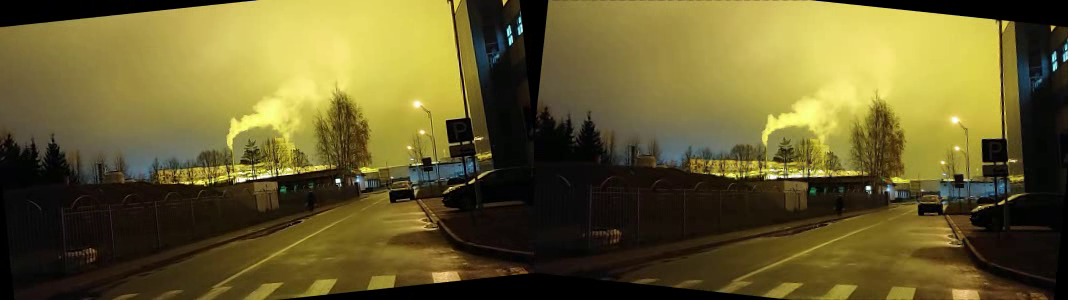
#> input picture frame 18 of Anton_Sergeevich/DZ8/doublevid.avi, 1068 x 300 px, given in place of cercov360.mp4, which was not available
$ jupyter execute --allow-errors DZ9.ipynb   (text cells are left out)
#> lines starting #> are read from the running program, lines starting #| are printed output that depends on the picture; after the words box and inside, x2 and y2 are one past the last pixel; in counts of white or black regions, pixels touching at a corner belong together; long printed decimals are rounded; pictures that were not available may be replaced by others from this repository, and a replacement may not be noted
[cell 1]
import cv2
import matplotlib.pyplot as plt
import numpy as np
import math


def extract_features(image, detector='sift', mask=None):
    """
    Find keypoints and descriptors for the image
    Arguments:
    image -- a grayscale image
    Returns:
    kp -- list of the extracted keypoints (features) in an image
    des -- list of the keypoint descriptors in an image
    """

    if detector == 'sift':
        det = cv2.SIFT_create()
    elif detector == 'orb':
        det = cv2.ORB_create()
    elif detector == 'surf':
        det = cv2.xfeatures2d.SURF_create()

    kp, des = det.detectAndCompute(image, mask)

    return kp, des

[cell 2]
def match_features(des1, des2, matching='BF', detector='sift', sort=True, k=2):
    """
    Match features from two images

    Arguments:
    des1 -- list of the keypoint descriptors in the first image
    des2 -- list of the keypoint descriptors in the second image
    matching -- (str) can be 'BF' for Brute Force or 'FLANN'
    detector -- (str) can be 'sift or 'orb'. Default is 'sift'
    sort -- (bool) whether to sort matches by distance. Default is True
    k -- (int) number of neighbors to match to each feature.

    Returns:
    matches -- list of matched features from two images. Each match[i] is k or less matches for
               the same query descriptor
    """
    if matching == 'BF':
        if detector == 'sift':
            matcher = cv2.BFMatcher_create(cv2.NORM_L2, crossCheck=False)
        elif detector == 'orb':
            matcher = cv2.BFMatcher_create(cv2.NORM_HAMMING2, crossCheck=False)
        matches = matcher.knnMatch(des1, des2, k=k)
    elif matching == 'FLANN':
        FLANN_INDEX_KDTREE = 1
        index_params = dict(algorithm = FLANN_INDEX_KDTREE, trees=5)
        search_params = dict(checks=50)
        matcher = cv2.FlannBasedMatcher(index_params, search_params)
        matches = matcher.knnMatch(des1, des2, k=k)

    if sort:
        matches = sorted(matches, key = lambda x:x[0].distance)

    return matches

[cell 3]
def visualize_matches(image1, kp1, image2, kp2, match):
    """
    Visualize corresponding matches in two images

    Arguments:
    image1 -- the first image in a matched image pair
    kp1 -- list of the keypoints in the first image
    image2 -- the second image in a matched image pair
    kp2 -- list of the keypoints in the second image
    match -- list of matched features from the pair of images

    Returns:
    image_matches -- an image showing the corresponding matches on both image1 and image2 or None if you don't use this function
    """
    image_matches = cv2.drawMatches(image1, kp1, image2, kp2, match, None, flags=2)
    plt.figure(figsize=(16, 6), dpi=100)
    plt.imshow(image_matches)
    # Убираем оси
    plt.axis('off')

    # Сохраняем график в файл
    plt.savefig('plot_without_axes.png', bbox_inches='tight', pad_inches=0)

[cell 4]
def filter_matches_distance(matches, dist_threshold):
    """
    Filter matched features from two images by distance between the best matches

    Arguments:
    match -- list of matched features from two images
    dist_threshold -- maximum allowed relative distance between the best matches, (0.0, 1.0)

    Returns:
    filtered_match -- list of good matches, satisfying the distance threshold
    """
    filtered_match = []
    for m, n in matches:
        if m.distance <= dist_threshold*n.distance:
            filtered_match.append(m)

    return filtered_match

[cell 5]
img1 = cv2.imread("1.jpg")

#> (the rest of this cell did not finish here and is left out)

#> (a cell that did not finish here is left out)

[cell 7]
def estimate_partial_transform(cur_matched_kp, prev_matched_kp ,method):
    """

    :param matched_keypoints: output of match_keypoints util function; tuple of (cur_matched_kp, prev_matched_kp)
    :return: transform as list of [dx, dy, da]
    """
    transform = cv2.estimateAffine2D(np.array(prev_matched_kp),
                                           np.array(cur_matched_kp),method=method)[0] #Тут как бы можно играться с тем как будут фильтроватся точки
                                                                                          #cv2.LMEDS один из параметров который напрямую влияет

    #print(transform)
    if transform is not None:
        # translation x
        dx = transform[0, 2]
        # translation y
        dy = transform[1, 2]
        # rotation
        da = np.arctan2(transform[1, 0], transform[0, 0])
    else:
        dx = dy = da = 0

    return [dx, dy, da], transform

#> (a cell that did not finish here is left out)

[cell 9]
#Нарисуем точку и перенесем ее на повернутое изображение:


img1 = cv2.imread("1.jpg")
img2 = cv2.imread("2.jpg")
# Зададим координаты точки:
obs_point = ([200,220,1])
#Нарисуем точку и на первой картинке:
img1s = cv2.circle(img1, (int(obs_point[0]),int(obs_point[1])), radius=7, color=(255, 0, 0), thickness=-1)
plt.figure(figsize=(16, 6), dpi=100)
#> (the rest of this cell did not finish here and is left out)

[cell 10]
FEATURE_METHOD_EXTRACTING = 'sift' # 'orb'

#cap = cv2.VideoCapture("ships20s.mp4")
cap = cv2.VideoCapture("cercov360.mp4")


# Check if camera opened successfully
if (cap.isOpened()== False):
    print("Error opening video file")
#Прочитаем первый кадр
ret, frame = cap.read()
#> frame is the input picture: shape (300, 1068, 3); mean B, G, R 45, 94, 104
#kp_prev,des_prev = extract_features(frame,FEATURE_METHOD_EXTRACTING)

#src_pts = np.float32([kp1[m.queryIdx].pt for m in matches]).reshape(-1, 1, 2)
(h,w) = frame.shape[0:2]
#> h = 300; w = 1068

observation_point = ([250,180,1])
frame = cv2.circle(frame, (int(observation_point[0]),int(observation_point[0])), radius=0, color=(0, 0, 255), thickness=-1)
#> frame: shape (300, 1068, 3); under 0.01% of pixels changed, all inside (x1, y1, x2, y2) = (250, 250, 251, 251)

cv2.imshow('frame',frame)
kp_prev,des_prev = extract_features(frame,FEATURE_METHOD_EXTRACTING)
#> in extract_features (call 2), `kp, des = det.detectAndCompute(image, mask)`: kp = 1000 keypoints; strongest (x, y, size): (338, 181, 3.2), (868, 188, 3.2), (1052, 27, 2.9), (251, 178, 1.9)
#> kp_prev has the same summary as kp in extract_features
#center = (w//2,h//2)
fourcc = cv2.VideoWriter_fourcc(*'FMP4')
video=cv2.VideoWriter('processed.avi',fourcc,30,(w,h))
#Считываем кадр за кадром:
counter = 0
M_f=np.eye(3)

while(cap.isOpened()):

#Выполняем чтение кадра:
    ret, frame = cap.read()
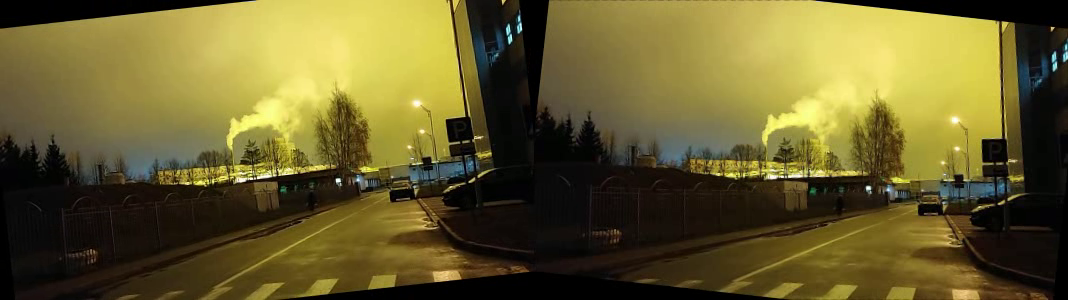
#> input picture frame 19 of Anton_Sergeevich/DZ8/doublevid.avi, 1068 x 300 px, given in place of cercov360.mp4, which was not available
#> frame is the input picture: shape (300, 1068, 3); mean B, G, R 44.6, 93.7, 103.5
    # Счетчик для остановки после определенного количества кадров
    counter+=1

    if ret == True:


        #Находим особые точки кадра
        kp,des = extract_features(frame,FEATURE_METHOD_EXTRACTING)
#> in extract_features (call 3), `kp, des = det.detectAndCompute(image, mask)`: kp = 989 keypoints; strongest (x, y, size): (338, 180, 3.2), (868, 188, 3.3), (251, 179, 1.9), (510, 39, 3.6)
        matches = match_features(des, des_prev, matching='BF', detector=FEATURE_METHOD_EXTRACTING, sort=True) #'FLANN'
#> in match_features, `matches = matcher.knnMatch(des1, des2, k=k)`: matches = 989 matches
#> matches = 989 matches
        print('Number of matches before filtering:', len(matches))
#| Number of matches before filtering: 989
        matches = filter_matches_distance(matches, 0.5)
#> after the loop in filter_matches_distance, `for m, n in matches:`: filtered_match = 440 matches
#> matches = 440 matches
        print('Number of matches after filtering:', len(matches))
#| Number of matches after filtering: 440
        src_pts = np.float32([kp[mat.queryIdx].pt for mat in matches]).reshape(-1, 1, 2)
#> src_pts = 440 rows, first 8: [833.4, 199.2], [880.9, 117.5], [921.9, 166.9], [880, 135.2], [1014.7, 144.8], [941.4, 233.8], [992.5, 149.5], [343.9, 126.7]
        dst_pts = np.float32([kp_prev[mat.trainIdx].pt for mat in matches]).reshape(-1, 1, 2)
#> dst_pts = 440 rows, first 8: [833.4, 199.1], [880.9, 117.4], [921.8, 166.9], [880, 135.1], [1014.7, 144.7], [941.4, 233.7], [992.5, 149.4], [344.1, 126.9]

        m , M = estimate_partial_transform(dst_pts,src_pts, cv2.LMEDS)
#> in estimate_partial_transform, `transform = cv2.estimateAffine2D(np.array(prev_matched_kp), np.array(c..`: transform = [[1, -0.00316, 0.323], [-0.000421, 1, 0.346]]
#> in estimate_partial_transform, `dx = transform[0, 2]`: dx = 0.323
#> in estimate_partial_transform, `dy = transform[1, 2]`: dy = 0.346
#> in estimate_partial_transform, `da = np.arctan2(transform[1, 0], transform[0, 0])`: da = -0.000421
#> m = [0.323, 0.346, -0.000421]; M = [[1, -0.00316, 0.323], [-0.000421, 1, 0.346]]
        M =  np.append(M,np.array([0,0,1])).reshape(3,3)
#> M = [[1, -0.00316, 0.323], [-0.000421, 1, 0.346], [0, 0, 1]]
        M=np.linalg.inv(M)
#> M = [[1, 0.00316, -0.324], [0.000421, 1, -0.346], [0, 0, 1]]


        observation_point =M@observation_point
#> observation_point = [250.2, 179.8, 1]
        print(observation_point)
#| [250.189  179.756   1.        ]
        frame = cv2.circle(frame, (int(observation_point[0]),int(observation_point[1])), radius=10, color=(255, 0, 0), thickness=-1)
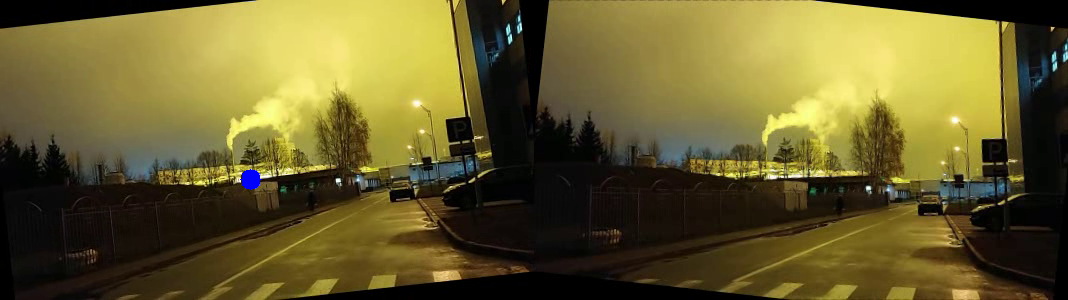
#> frame: shape (300, 1068, 3); 0.1% of pixels changed, all inside (x1, y1, x2, y2) = (240, 169, 261, 190)
        cv2.imshow('frame',frame)

        kp_prev,des_prev = kp,des
#> kp_prev has the same summary as kp in extract_features

        video.write(frame)
        print(" frame number ", counter)


    if cv2.waitKey(1) & 0xFF == ord('q') or ret==False or counter>850:
        #Если кадр не считался, значит видео закончилось. Закрываем Видеокапче, закрываем окна кадров, завершаем видео
#> (key q is pressed here)
       cap.release()
       cv2.destroyAllWindows()
       video.release()
       print("everything is released")
       break

$ run again, starting later in the video
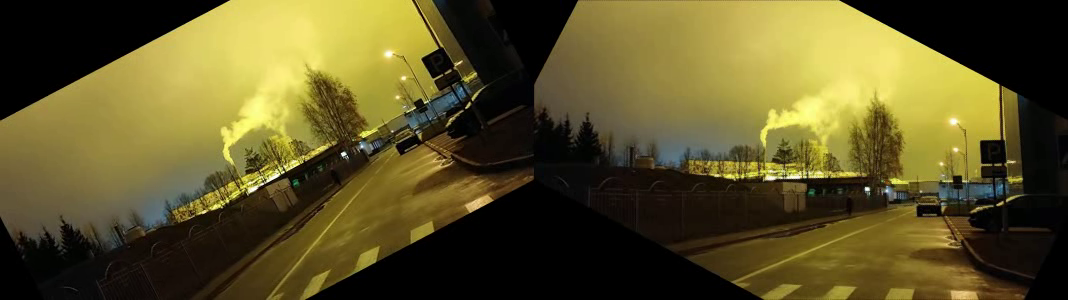
#> input picture frame 83 of Anton_Sergeevich/DZ8/doublevid.avi, 1068 x 300 px, given in place of cercov360.mp4, which was not available
#> frame is the input picture: shape (300, 1068, 3); mean B, G, R 39.1, 83.9, 93.1
#> in extract_features (call 2), `kp, des = det.detectAndCompute(image, mask)`: kp = 1004 keypoints; strongest (x, y, size): (343, 154, 3.2), (867, 189, 3.2), (204, 212, 2.4), (805, 177, 1.8)
#> `kp_prev,des_prev = extract_features(frame,FEATURE_METHOD_EXTRACTING)`: kp_prev has the same summary as kp in extract_features
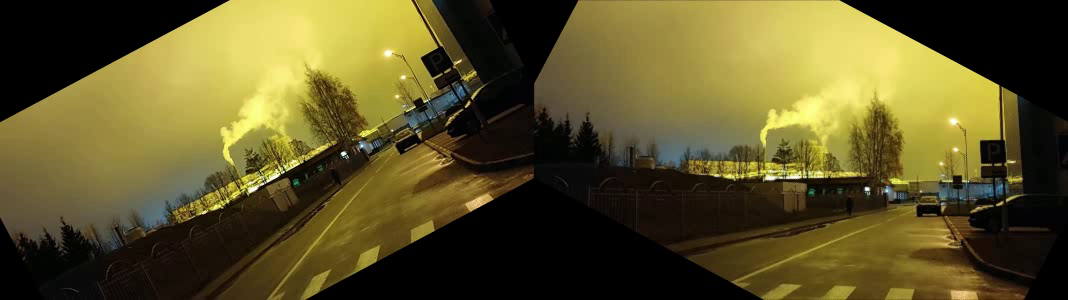
#> input picture frame 84 of Anton_Sergeevich/DZ8/doublevid.avi, 1068 x 300 px, given in place of cercov360.mp4, which was not available
#> frame is the input picture: shape (300, 1068, 3); mean B, G, R 39.3, 83.8, 93.1
#> in extract_features (call 3), `kp, des = det.detectAndCompute(image, mask)`: kp = 988 keypoints; strongest (x, y, size): (343, 153, 3.1), (867, 189, 3.1), (268, 181, 1.9), (468, 103, 2.6)
#> in match_features, `matches = matcher.knnMatch(des1, des2, k=k)`: matches = 988 matches
#| Number of matches before filtering: 988
#> after the loop in filter_matches_distance, `for m, n in matches:`: filtered_match = 359 matches
#| Number of matches after filtering: 359
#> src_pts = 359 rows, first 8: [832.6, 200], [879.5, 119.4], [349.1, 232.8], [952.7, 107.4], [678.5, 179.2], [250.8, 226.8], [776, 120.8], [432.1, 192]
#> dst_pts = 359 rows, first 8: [832.6, 200.1], [879.6, 119.5], [348.5, 233.4], [953, 107], [678.4, 179.3], [250.4, 226.7], [776.1, 120.9], [431.9, 192.9]
#> transform = [[1, -0.00311, 0.344], [-0.000317, 0.998, 0.749]]
#> dx = 0.344
#> dy = 0.749
#> da = -0.000317
#> `m , M = estimate_partial_transform(dst_pts,src_pts, cv2.LMEDS)`: m = [0.344, 0.749, -0.000317]; M = [[1, -0.00311, 0.344], [-0.000317, 0.998, 0.749]]
#> `M =  np.append(M,np.array([0,0,1])).reshape(3,3)`: M = [[1, -0.00311, 0.344], [-0.000317, 0.998, 0.749], [0, 0, 1]]
#> `M=np.linalg.inv(M)`: M = [[1, 0.00311, -0.346], [0.000318, 1, -0.751], [0, 0, 1]]
#> observation_point = [250.1, 179.7, 1]
#| [250.126 179.664   1.        ]
#> `frame = cv2.circle(frame, (int(observation_point[0]),int(observation_p..`:
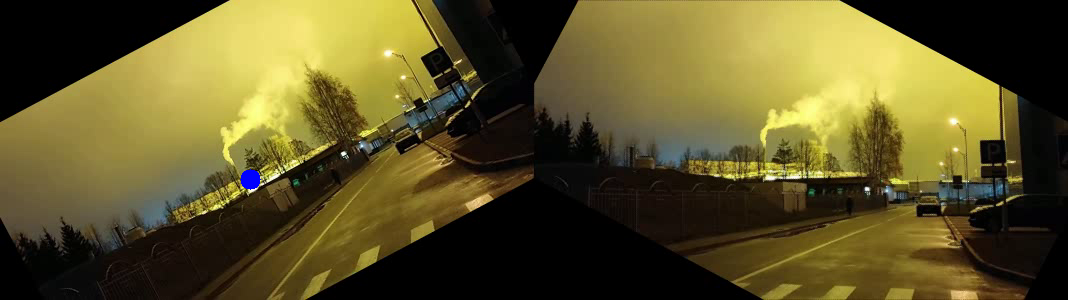
#> frame: shape (300, 1068, 3); 0.1% of pixels changed, all inside (x1, y1, x2, y2) = (240, 169, 261, 190)
#> `kp_prev,des_prev = kp,des`: kp_prev has the same summary as kp in extract_features

$ run again, starting later in the video
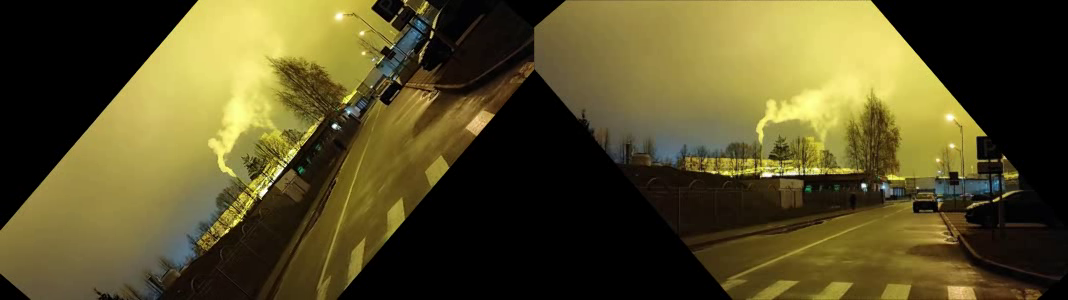
#> input picture frame 148 of Anton_Sergeevich/DZ8/doublevid.avi, 1068 x 300 px, given in place of cercov360.mp4, which was not available
#> frame is the input picture: shape (300, 1068, 3); mean B, G, R 38.6, 79, 87.5
#> in extract_features (call 2), `kp, des = det.detectAndCompute(image, mask)`: kp = 977 keypoints; strongest (x, y, size): (334, 126, 3.3), (863, 185, 3.4), (270, 184, 1.9), (227, 231, 2.3)
#> `kp_prev,des_prev = extract_features(frame,FEATURE_METHOD_EXTRACTING)`: kp_prev has the same summary as kp in extract_features
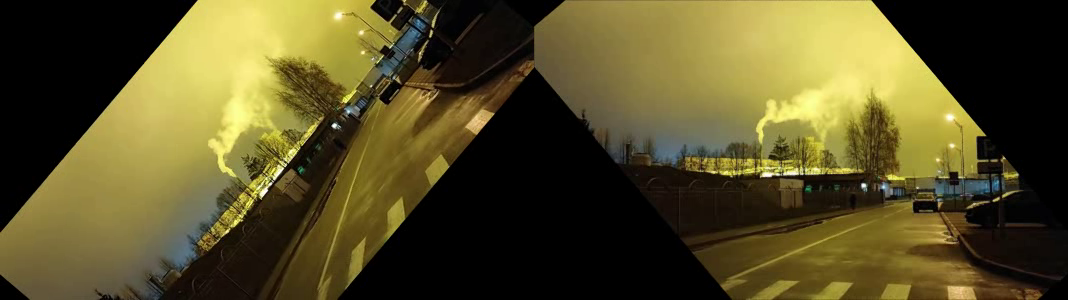
#> input picture frame 149 of Anton_Sergeevich/DZ8/doublevid.avi, 1068 x 300 px, given in place of cercov360.mp4, which was not available
#> frame is the input picture: shape (300, 1068, 3); mean B, G, R 38.4, 78.8, 87.2
#> in extract_features (call 3), `kp, des = det.detectAndCompute(image, mask)`: kp = 921 keypoints; strongest (x, y, size): (334, 125, 3.3), (863, 185, 3.3), (270, 184, 1.9), (431, 32, 2.4)
#> in match_features, `matches = matcher.knnMatch(des1, des2, k=k)`: matches = 921 matches
#| Number of matches before filtering: 921
#> after the loop in filter_matches_distance, `for m, n in matches:`: filtered_match = 418 matches
#| Number of matches after filtering: 418
#> src_pts = 418 rows, first 8: [750.4, 206.3], [831.6, 240.2], [369.4, 207.6], [320.1, 159.3], [936.7, 230.9], [901.1, 116.3], [888.3, 71.36], [876.2, 116]
#> dst_pts = 418 rows, first 8: [750.4, 206.4], [831.5, 240.4], [369.2, 208], [320.2, 159.5], [936.7, 230.9], [901.2, 116.3], [888.7, 71.62], [876.2, 116.1]
#> transform = [[1, -0.0032, 0.505], [7.11e-06, 0.996, 0.904]]
#> dx = 0.505
#> dy = 0.904
#> da = 7.11e-06
#> `m , M = estimate_partial_transform(dst_pts,src_pts, cv2.LMEDS)`: m = [0.505, 0.904, 7.11e-06]; M = [[1, -0.0032, 0.505], [7.11e-06, 0.996, 0.904]]
#> `M =  np.append(M,np.array([0,0,1])).reshape(3,3)`: M = [[1, -0.0032, 0.505], [7.11e-06, 0.996, 0.904], [0, 0, 1]]
#> `M=np.linalg.inv(M)`: M = [[1, 0.00321, -0.508], [-7.14e-06, 1, -0.908], [0, 0, 1]]
#> observation_point = [250, 179.9, 1]
#| [250.034 179.858   1.        ]
#> `frame = cv2.circle(frame, (int(observation_point[0]),int(observation_p..`:
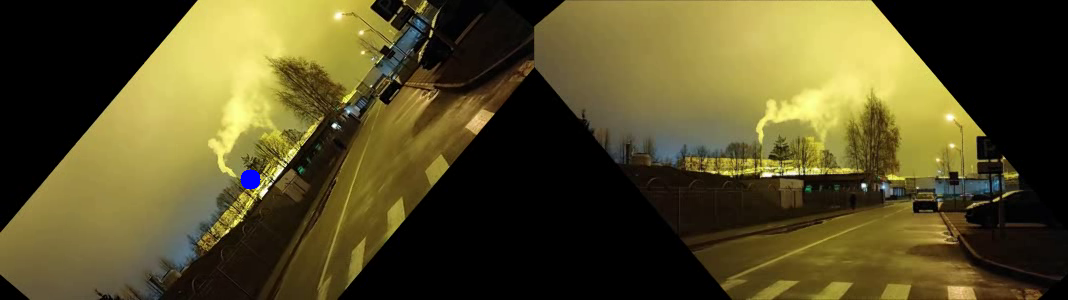
#> frame: shape (300, 1068, 3); 0.1% of pixels changed, all inside (x1, y1, x2, y2) = (240, 169, 261, 190)
#> `kp_prev,des_prev = kp,des`: kp_prev has the same summary as kp in extract_features
